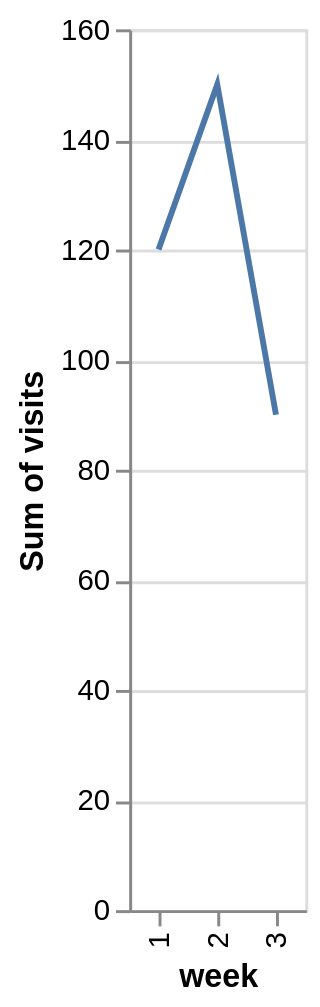

Vega-Lite specification stored for this chart:
### Vega-Lite specification from a JSON file in a GitHub repository (floating-point values rounded to 4 significant figures)
{"$schema": "https://vega.github.io/schema/vega-lite/v5.json", "description": "Uses a line mark, a window transform and an aggregate, which are recognized but not drawn yet.", "data": {"values": [{"week": 1, "visits": 120}, {"week": 2, "visits": 150}, {"week": 3, "visits": 90}]}, "transform": [{"window": [{"op": "rank", "as": "place"}], "sort": [{"field": "visits"}]}], "mark": "line", "encoding": {"x": {"field": "week", "type": "ordinal"}, "y": {"field": "visits", "type": "quantitative", "aggregate": "sum"}}}
